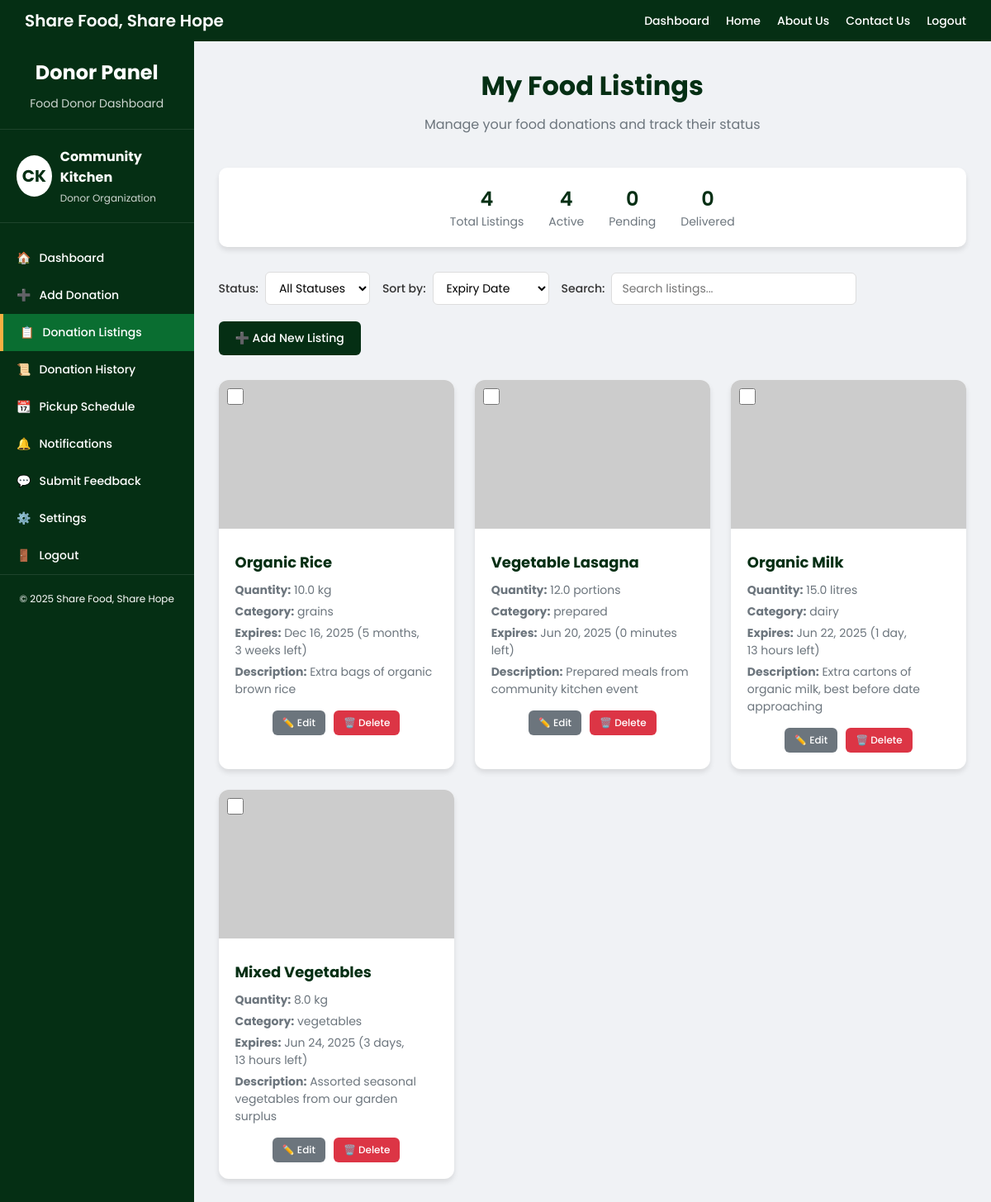
Screenshot of /donation/ (signed in) with the database file from the repository.
### fooddonor/models.py (models this page shows, shortened)
class FoodDonation(models.Model):
    STATUS_CHOICES = (
        ('available', 'Available'),
        ('claimed', 'Claimed'),
        ('delivered', 'Delivered'),
        ('expired', 'Expired'),
    )
    CATEGORY_CHOICES = [
        ('fruits', 'Fruits'),
        ('vegetables', 'Vegetables'),
        ('grains', 'Grains & Cereals'),
        ('dairy', 'Dairy Products'),
        ('meat', 'Meat & Poultry'),
        ('seafood', 'Seafood'),
        ('bakery', 'Bakery Items'),
        ('prepared', 'Prepared Food'),
        ('beverages', 'Beverages'),
        ('canned', 'Canned Goods'),
        ('others', 'Other'),
    ]
    UNIT_CHOICES = [
        ('kg', 'Kilograms'),
        ('lbs', 'Pounds'),
        ('pieces', 'Pieces'),
        ('portions', 'Portions'),
        ('litres', 'Litres'),
        ('packs', 'Packs'),
    ]
    DIETARY_CHOICES = [
        ('halal', 'Halal'),
        ('vegetarian', 'Vegetarian'),
        ('vegan', 'Vegan'),
        ('gluten_free', 'Gluten-Free'),
        ('none', 'None'),
    ]
    ALLERGEN_CHOICES = [
        ('nuts', 'Nuts'),
        ('dairy', 'Dairy'),
        ('gluten', 'Gluten'),
        ('soy', 'Soy'),
        ('shellfish', 'Shellfish'),
    ]
    donor = models.ForeignKey('fooddonor.Profile', on_delete=models.CASCADE, related_name='donations')
    title = models.CharField(max_length=100)
    description = models.TextField()
    quantity_amount = models.FloatField(default=1.0)
    quantity_unit = models.CharField(max_length=10, choices=UNIT_CHOICES, default='kg')
    category = models.CharField(max_length=100, choices=CATEGORY_CHOICES)
    dietary_info = models.TextField(blank=True, null=True)
    known_allergens = models.TextField(blank=True, null=True)
    expiry_date = models.DateField()
    pickup_location = models.CharField(max_length=255)
    status = models.CharField(max_length=10, choices=STATUS_CHOICES, default='available')
    created_at = models.DateTimeField(auto_now_add=True)
    image = models.ImageField(upload_to='', null=True, blank=True)

### fooddonor/views.py (the view)
# urls.py: path('donation/', views.donation_list, name='donation_list'),
@login_required
@user_passes_test(is_donor)
def donation_list(request):
    donor = request.user.profile
    food_listings = FoodDonation.objects.filter(donor=donor).order_by('-created_at')
    paginator = Paginator(food_listings, 10)  # Show 10 listings per page
    page_number = request.GET.get('page')
    page_obj = paginator.get_page(page_number)
    total = food_listings.count()
    active = food_listings.filter(status='available').count()
    pending = food_listings.filter(status='pending').count()
    delivered = food_listings.filter(status='delivered').count()
    return render(request, 'donationlist.html', {
        'food_listings': page_obj,
        'total_listings': total,
        'active_listings': active,
        'pending_listings': pending,
        'delivered_listings': delivered
    })

### fooddonor/views.py (called while the page is built)
def is_donor(user):
    try:
        return user.profile.role == 'donor'
    except Profile.DoesNotExist:
        return False

### fooddonor/templates/donationlist.html (shortened to what this page needs)
<!DOCTYPE html>
<html lang="en">
<head>
</head>
<body>
  <div class="topbar">
    <div class="logo">Share Food, Share Hope</div>
    <div class="nav-links">
      <a href="{% url 'fooddonor:donor_dashboard' %}">Dashboard</a>
      <a href="{% url 'fooddonor:home' %}">Home</a>
      <a href="#">About Us</a>
      <a href="#">Contact Us</a>
      <a href="{% url 'fooddonor:logout' %}">Logout</a>
    </div>
  </div>
  <div class="dashboard">
    <div class="sidebar">
      <div class="sidebar-header">
        <h2>Donor Panel</h2>
        <p>Food Donor Dashboard</p>
      </div>
      <div class="user-info">
        <div class="user-avatar">
          {% if user.first_name and user.last_name %}
            {{ user.first_name.0 }}{{ user.last_name.0 }}
          {% elif user.first_name %}
            {{ user.first_name.0 }}{{ user.first_name.1|default:'' }}
          {% else %}
            {{ user.username.0 }}{{ user.username.1|default:'' }}
          {% endif %}
        </div>
        <div class="user-details">
          <h3>
            {% if user.get_full_name %}
              {{ user.get_full_name }}
            {% else %}
              {{ user.username }}
            {% endif %}
          </h3>
          <p>Donor Organization</p>
        </div>
      </div>
      <div class="menu">
        <a href="{% url 'fooddonor:donor_dashboard' %}" class="menu-item">
          <div class="menu-icon">🏠</div>
          <div class="menu-text">Dashboard</div>
        </a>
        <a href="{% url 'fooddonor:add_food' %}" class="menu-item">
          <div class="menu-icon">➕</div>
          <div class="menu-text">Add Donation</div>
        </a>
        <a href="{% url 'fooddonor:donation_list' %}" class="menu-item active">
          <div class="menu-icon">📋</div>
          <div class="menu-text">Donation Listings</div>
        </a>
        <a href="{% url 'fooddonor:donation_history' %}" class="menu-item">
          <div class="menu-icon">📜</div>
          <div class="menu-text">Donation History</div>
        </a>
        <a href="{% url 'fooddonor:pickup_schedule' %}" class="menu-item">
          <div class="menu-icon">📆</div>
          <div class="menu-text">Pickup Schedule</div>
        </a>
        <a href="{% url 'fooddonor:notifications' %}" class="menu-item">
          <div class="menu-icon">🔔</div>
          <div class="menu-text">Notifications</div>
        </a>
        <a href="{% url 'fooddonor:submit_feedback' %}" class="menu-item">
          <div class="menu-icon">💬</div>
          <div class="menu-text">Submit Feedback</div>
        </a>
        <a href="{% url 'fooddonor:settings' %}" class="menu-item">
          <div class="menu-icon">⚙️</div>
          <div class="menu-text">Settings</div>
        </a>
        <a href="{% url 'fooddonor:logout' %}" class="menu-item">
          <div class="menu-icon">🚪</div>
          <div class="menu-text">Logout</div>
        </a>
      </div>
      <div class="sidebar-footer">
        <p>© 2025 Share Food, Share Hope</p>
      </div>
    </div>
    <div class="main-content">
      <div class="container">
        <div class="page-header">
          <h1>My Food Listings</h1>
          <p>Manage your food donations and track their status</p>
        </div>
        <div class="stats-bar">
          <div class="stat-item">
            <div class="number">{{ total_listings }}</div>
            <div class="label">Total Listings</div>
          </div>
          <div class="stat-item">
            <div class="number">{{ active_listings }}</div>
            <div class="label">Active</div>
          </div>
          <div class="stat-item">
            <div class="number">{{ pending_listings }}</div>
            <div class="label">Pending</div>
          </div>
          <div class="stat-item">
            <div class="number">{{ delivered_listings }}</div>
            <div class="label">Delivered</div>
          </div>
        </div>
        <div class="controls-section">
          <div class="filters-sort">
            <div class="filter-group">
              <label for="status-filter">Status:</label>
              <select id="status-filter" name="status">
                <option value="">All Statuses</option>
              </select>
            </div>
            <div class="filter-group">
              <label for="sort">Sort by:</label>
              <select id="sort" name="sort">
                <option value="expiry">Expiry Date</option>
              </select>
            </div>
            <div class="filter-group">
              <label for="search">Search:</label>
              <input type="text" id="search" placeholder="Search listings..." />
            </div>
          </div>
          <div>
            <a href="{% url 'fooddonor:add_food' %}" class="btn btn-primary">
              ➕ Add New Listing
            </a>
          </div>
        </div>
        <div class="food-listings" id="food-listings">
          {% for food in food_listings %}
            <div class="food-card" data-status="{{ food.status }}" data-name="{{ food.title|lower }}" data-expiry="{{ food.expiry_date|date:'Y-m-d' }}">
              <div class="food-card-header">
                <input type="checkbox" class="card-checkbox" value="{{ food.id }}" onchange="toggleBulkActions()">
                {% if food.image %}
                  <img src="{{ food.image.url }}" alt="{{ food.title }}" style="width: 200px; height: 150px; border: red; object-fit: contain;">
                {% else %}
                  <img src="https://via.placeholder.com/200x150?text=No+Image" alt="No image">
                {% endif %}
              </div>
              <div class="food-card-body">
                <h3>{{ food.title }}</h3>
                <div class="food-details">
                  <p><strong>Quantity:</strong> {{ food.quantity_amount }} {{ food.quantity_unit }}</p>
                  <p><strong>Category:</strong> {{ food.category|default:"General" }}</p>
                  <p class="{% if food.expiry_date|timeuntil|slice:':1' == '-' %}expiry-warning{% elif food.expiry_date|timeuntil|slice:':2' == '1 ' or food.expiry_date|timeuntil|slice:':2' == '2 ' %}expiry-soon{% endif %}">
                    <strong>Expires:</strong> {{ food.expiry_date|date:"M d, Y" }}
                    {% if food.expiry_date|timeuntil|slice:':1' != '-' %}
                      ({{ food.expiry_date|timeuntil }} left)
                    {% else %}
                      (Expired)
                    {% endif %}
                  </p>
                  {% if food.description %}
                    <p><strong>Description:</strong> {{ food.description|truncatewords:10 }}</p>
                  {% endif %}
                </div>
                <div class="button-group">
                  <a href="{% url 'fooddonor:edit_food' pk=food.pk %}" class="btn btn-secondary btn-small">
                    ✏️ Edit
                  </a>
                  <a href="{% url 'fooddonor:delete_food' pk=food.pk %}" class="btn btn-danger btn-small"
                    data-id="{{ food.id }}"
                    data-title="{{ food.title|escape }}"
                    onclick="return confirm('Are you sure you want to delete this listing?');">
                    🗑️ Delete
                  </a>
                </div>
              </div>
            </div>
          {% endfor %}
        </div>
      </div>
    </div>
  </div>
</body>
</html>

### rows the page displays
FoodDonation: title "Organic Rice", quantity_amount "10.0", quantity_unit "kg", category "grains", expiry_date "Dec 16, 2025", expiry_date "5 months, 3 weeks", description "Extra bags of organic brown rice"
FoodDonation: title "Vegetable Lasagna", quantity_amount "12.0", quantity_unit "portions", category "prepared", expiry_date "Jun 20, 2025", expiry_date "0 minutes", description "Prepared meals from community kitchen event"
FoodDonation: title "Organic Milk", quantity_amount "15.0", quantity_unit "litres", category "dairy", expiry_date "Jun 22, 2025", expiry_date "1 day, 13 hours", description "Extra cartons of organic milk, best before date approaching"
FoodDonation: title "Mixed Vegetables", quantity_amount "8.0", quantity_unit "kg", category "vegetables", expiry_date "Jun 24, 2025", expiry_date "3 days, 13 hours", description "Assorted seasonal vegetables from our garden surplus"

### other values shown
{{ user.first_name.0 }} "C"
{{ user.last_name.0 }} "K"
{{ user.get_full_name }} "Community Kitchen"
{{ total_listings }} "4"
{{ active_listings }} "4"
{{ pending_listings }} "0"
{{ delivered_listings }} "0"
